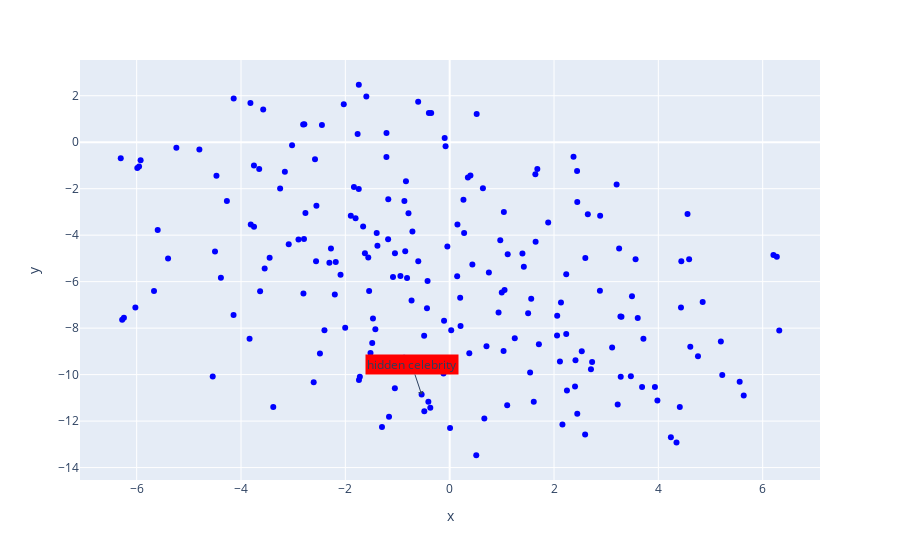

Notebook source saved alongside this figure:
### Code cell
fig = px.scatter(x=plotting_df["X"], y=plotting_df["Y"], color_discrete_sequence=['blue'], hover_name=plotting_df["name"])
# fig = px.scatter(XY_tsne["X"], XY_tsne["Y"],  color_discrete_sequence=['blue'],hover_name=plotting_df["name"])


fig.add_annotation(x=new_desired_vector[0], y=new_desired_vector[1],
            text="hidden celebrity",
            bgcolor="red",
            showarrow=True,
            arrowhead=1)
fig.show()

### Figure 1 — Plotly figure (JSON) as saved in the notebook; plotly's stock layout.template omitted (floating-point values rounded to 4 significant figures; data arrays with more than 128 entries replaced by an {"elided": "..."} marker saying what was removed)
{"data": [{"hovertemplate": "<b>%{hovertext}</b><br><br>x=%{x}<br>y=%{y}<extra></extra>", "hovertext": {"elided": "201 str values"}, "legendgroup": "", "marker": {"color": "blue", "symbol": "circle"}, "mode": "markers", "name": "", "orientation": "v", "showlegend": false, "type": "scatter", "x": {"elided": "201 float values"}, "xaxis": "x", "y": {"elided": "201 float values"}, "yaxis": "y"}], "layout": {"annotations": [{"arrowhead": 1, "bgcolor": "red", "showarrow": true, "text": "hidden celebrity", "x": -0.5377, "y": -10.86}], "legend": {"tracegroupgap": 0}, "margin": {"t": 60}, "xaxis": {"anchor": "y", "domain": [0, 1], "title": {"text": "x"}}, "yaxis": {"anchor": "x", "domain": [0, 1], "title": {"text": "y"}}}}
